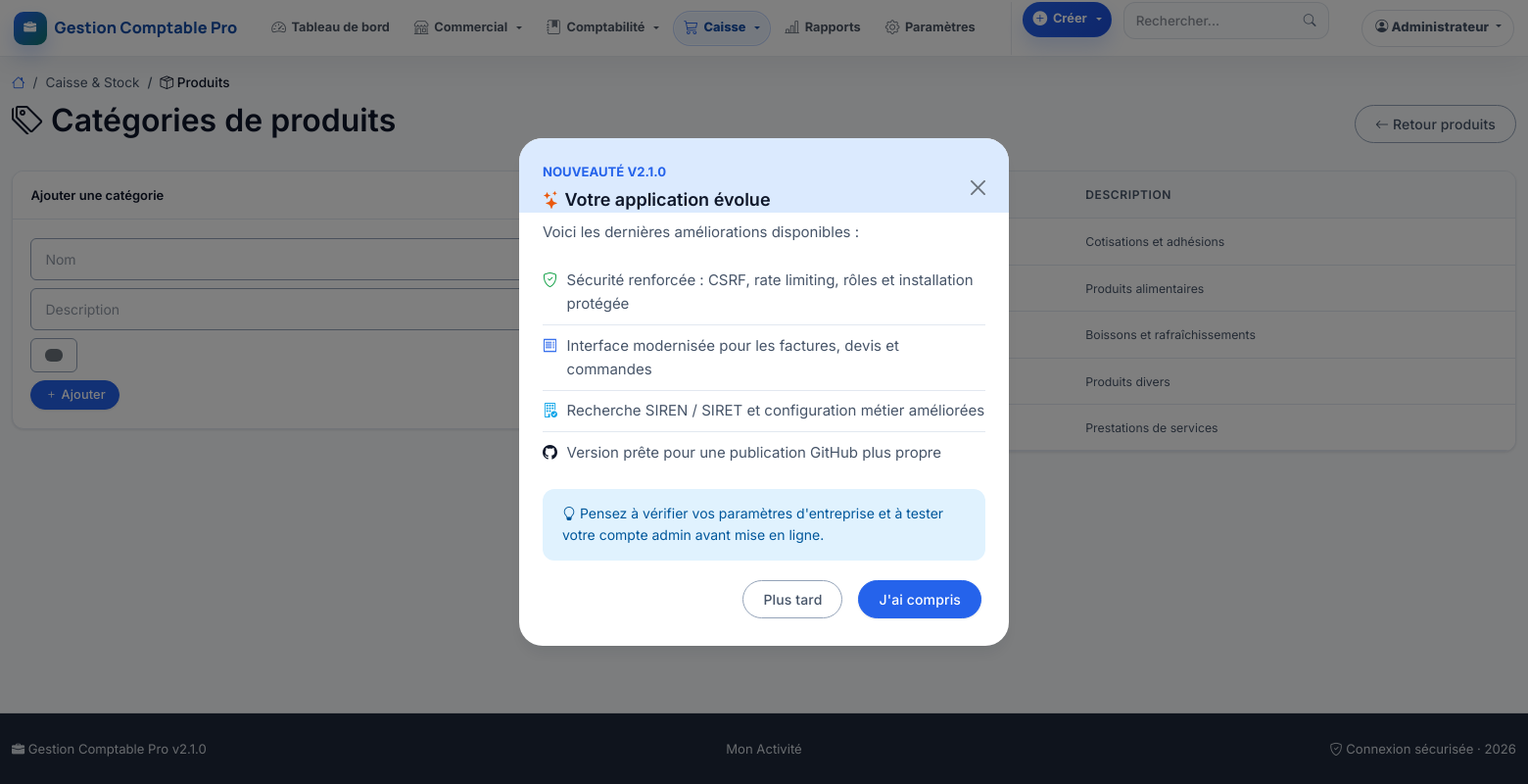
/produits.php?action=categories (signed in), run on the app's committed database.
### tables this page shows
CREATE TABLE IF NOT EXISTS `users` (
    `id` INT UNSIGNED AUTO_INCREMENT PRIMARY KEY,
    `nom` VARCHAR(100) NOT NULL,
    `email` VARCHAR(150) NOT NULL UNIQUE,
    `password_hash` VARCHAR(255) NOT NULL,
    `role` ENUM('admin', 'comptable', 'lecteur') NOT NULL DEFAULT 'comptable',
    `actif` TINYINT(1) DEFAULT 1,
    `derniere_connexion` DATETIME DEFAULT NULL,
    `created_at` DATETIME DEFAULT CURRENT_TIMESTAMP,
    `updated_at` DATETIME DEFAULT CURRENT_TIMESTAMP ON UPDATE CURRENT_TIMESTAMP
);

CREATE TABLE IF NOT EXISTS `categories_produits` (
    `id` INT UNSIGNED AUTO_INCREMENT PRIMARY KEY,
    `nom` VARCHAR(100) NOT NULL,
    `description` VARCHAR(255) DEFAULT NULL,
    `couleur` VARCHAR(7) DEFAULT '#6c757d',
    `actif` TINYINT(1) DEFAULT 1,
    `created_at` DATETIME DEFAULT CURRENT_TIMESTAMP
);

CREATE TABLE IF NOT EXISTS `parametres` (
    `cle` VARCHAR(50) PRIMARY KEY,
    `valeur` VARCHAR(255) NOT NULL,
    `description` VARCHAR(255) DEFAULT NULL
);

### produits.php (the view, shortened to what the rows shown need)
<?php
require_once __DIR__ . '/functions.php';
require_once __DIR__ . '/functions_caisse.php';
requireLogin();
$action = $_GET['action'] ?? 'liste';
include 'header.php';
?>
<?php if ($action === 'liste'): ?>
    <?php
    $filtres = [];
    if (!empty($_GET['recherche'])) $filtres['recherche'] = $_GET['recherche'];
    if (!empty($_GET['categorie_produit_id'])) $filtres['categorie_produit_id'] = $_GET['categorie_produit_id'];
    if (!empty($_GET['stock_bas'])) $filtres['stock_bas'] = true;
    $produits = getProduits($filtres);
    $categories = getCategoriesProduits();
    ?>
    <div class="d-flex justify-content-between align-items-center mb-4">
        <h2><i class="bi bi-box-seam"></i> Produits & Stock</h2>
        <div>
            <a href="?action=categories" class="btn btn-outline-secondary"><i class="bi bi-tags"></i> Catégories</a>
            <a href="?action=ajouter" class="btn btn-primary"><i class="bi bi-plus-lg"></i> Nouveau produit</a>
        </div>
    </div>
    <div class="card mb-4">
        <div class="card-body py-2">
            <form method="get" class="row g-2 align-items-end">
                <div class="col-md-4">
                    <input type="text" name="recherche" class="form-control form-control-sm" placeholder="Rechercher (nom, réf, code-barres)..." value="<?= e($_GET['recherche'] ?? '') ?>">
                </div>
                <div class="col-md-3">
                    <select name="categorie_produit_id" class="form-select form-select-sm">
                        <option value="">Toutes catégories</option>
                        <?php foreach ($categories as $cat): ?>
                            <option value="<?= $cat['id'] ?>" <?= ($_GET['categorie_produit_id'] ?? '') == $cat['id'] ? 'selected' : '' ?>><?= e($cat['nom']) ?></option>
                        <?php endforeach; ?>
                    </select>
                </div>
                <div class="col-md-2">
                    <div class="form-check">
                        <input class="form-check-input" type="checkbox" name="stock_bas" value="1" id="stockBas" <?= !empty($_GET['stock_bas']) ? 'checked' : '' ?>>
                        <label class="form-check-label" for="stockBas">Stock bas</label>
                    </div>
                </div>
                <div class="col-md-3 text-end">
                    <button type="submit" class="btn btn-sm btn-primary"><i class="bi bi-search"></i> Filtrer</button>
                    <a href="?action=liste" class="btn btn-sm btn-outline-secondary">Effacer</a>
                </div>
            </form>
        </div>
    </div>
    <div class="card">
        <div class="table-responsive">
            <table class="table table-hover mb-0">
                <thead class="table-light">
                    <tr>
                        <th>Réf.</th>
                        <th>Produit</th>
                        <th>Catégorie</th>
                        <th class="text-end">Prix vente</th>
                        <th class="text-end">Stock</th>
                        <th class="text-center">Actions</th>
                    </tr>
                </thead>
                <tbody>
                    <?php if (empty($produits)): ?>
                        <tr><td colspan="6" class="text-center text-muted py-4">Aucun produit trouvé</td></tr>
                    <?php else: foreach ($produits as $p): ?>
                        <tr>
                            <td><small class="text-muted"><?= e($p['reference'] ?? '—') ?></small></td>
                            <td>
                                <a href="?action=voir&id=<?= $p['id'] ?>" class="text-decoration-none fw-semibold"><?= e($p['nom']) ?></a>
                                <?php if ($p['code_barres']): ?><br><small class="text-muted"><i class="bi bi-upc-scan"></i> <?= e($p['code_barres']) ?></small><?php endif; ?>
                            </td>
                            <td>
                                <?php if ($p['categorie_nom']): ?>
                                    <span class="badge" style="background-color: <?= e($p['categorie_couleur']) ?>"><?= e($p['categorie_nom']) ?></span>
                                <?php endif; ?>
                            </td>
                            <td class="text-end"><?= formatMontant((float)$p['prix_vente']) ?></td>
                            <td class="text-end">
                                <?php if ($p['gestion_stock']): ?>
                                    <?php
                                    $stockClass = '';
                                    if ((float)$p['stock_actuel'] <= 0) $stockClass = 'text-danger fw-bold';
                                    elseif ((float)$p['stock_actuel'] <= (float)$p['stock_minimum']) $stockClass = 'text-warning fw-bold';
                                    ?>
                                    <span class="<?= $stockClass ?>"><?= number_format((float)$p['stock_actuel'], 0, ',', ' ') ?></span>
                                    <small class="text-muted"><?= e($p['unite']) ?></small>
                                <?php else: ?>
                                    <small class="text-muted">—</small>
                                <?php endif; ?>
                            </td>
                            <td class="text-center">
                                <a href="?action=modifier&id=<?= $p['id'] ?>" class="btn btn-sm btn-outline-primary" title="Modifier"><i class="bi bi-pencil"></i></a>
                                <a href="?action=voir&id=<?= $p['id'] ?>" class="btn btn-sm btn-outline-info" title="Détail"><i class="bi bi-eye"></i></a>
                            </td>
                        </tr>
                    <?php endforeach; endif; ?>
                </tbody>
            </table>
        </div>
    </div>
<?php elseif ($action === 'categories'): ?>
    <?php $categories = getCategoriesProduits(false); ?>
    <div class="d-flex justify-content-between align-items-center mb-4">
        <h2><i class="bi bi-tags"></i> Catégories de produits</h2>
    </div>
    <div class="row g-4">
        <div class="col-md-7">
            <div class="card">
                <div class="table-responsive">
                    <table class="table table-hover mb-0">
                        <thead class="table-light">
                            <tr><th>Couleur</th><th>Nom</th><th>Description</th></tr>
                        </thead>
                        <tbody>
                            <?php foreach ($categories as $cat): ?>
                                <tr>
                                    <td><?= e($cat['nom']) ?></td>
                                    <td><small class="text-muted"><?= e($cat['description'] ?? '') ?></small></td>
                                </tr>
                            <?php endforeach; ?>
                        </tbody>
                    </table>
                </div>
            </div>
        </div>
    </div>
<?php endif; ?>
<?php include 'footer.php'; ?>

### header.php (shortened to what the rows shown need)
<?php
require_once __DIR__ . '/functions.php';
$currentUser = getCurrentUser();
?>
<!DOCTYPE html>
<html lang="fr">
<head>
    <link href="https://cdn.jsdelivr.net/npm/bootstrap@5.3.3/dist/css/bootstrap.min.css" rel="stylesheet">
    <link href="https://cdn.jsdelivr.net/npm/bootstrap-icons@1.11.3/font/bootstrap-icons.min.css" rel="stylesheet">
    <link href="<?= BASE_URL ?>assets/style.css" rel="stylesheet">
</head>
<body>
    <nav class="navbar navbar-expand-xxl navbar-dark navbar-blue app-navbar-sticky">
        <div class="container-fluid">
            <div class="offcanvas offcanvas-end offcanvas-xxl app-navbar-panel" tabindex="-1" id="navbarPanel" aria-labelledby="navbarPanelLabel">
                <div class="offcanvas-body app-navbar-collapse">
                    <div class="navbar-text text-light d-flex align-items-center gap-2 app-navbar-user">
                        <div class="dropdown">
                            <a class="btn btn-sm btn-outline-light dropdown-toggle" href="#" role="button" data-bs-toggle="dropdown">
                                <i class="bi bi-person-circle"></i> <?= e($currentUser['nom'] ?? '') ?>
                            </a>
                        </div>
                    </div>
                </div>
            </div>
        </div>
    </nav>
    <main class="container-fluid mt-3 app-content">

### footer.php (shortened to what the rows shown need)
    </main>
    <footer class="py-4 footer-blue border-top">
        <div class="container-fluid">
            <div class="row align-items-center text-center text-md-start">
                <div class="col-md-4 text-center">
                    <small><?= e(getParam('nom_entreprise', 'Mon Activité')) ?></small>
                </div>
            </div>
        </div>
    </footer>
</body>
</html>

### data on the page
users: nom "Administrateur"
categories_produits: description "Cotisations et adhésions"
categories_produits: description "Produits alimentaires"
categories_produits: description "Boissons et rafraîchissements"
categories_produits: description "Produits divers"
categories_produits: description "Prestations de services"
parametres: valeur "Mon Activité"

### other printed values
APP_NAME "Gestion Comptable Pro"
$parentMap[$bc['parent']]['label'] "Caisse & Stock"
$bc['label'] "Produits"
APP_VERSION "2.1.0"
